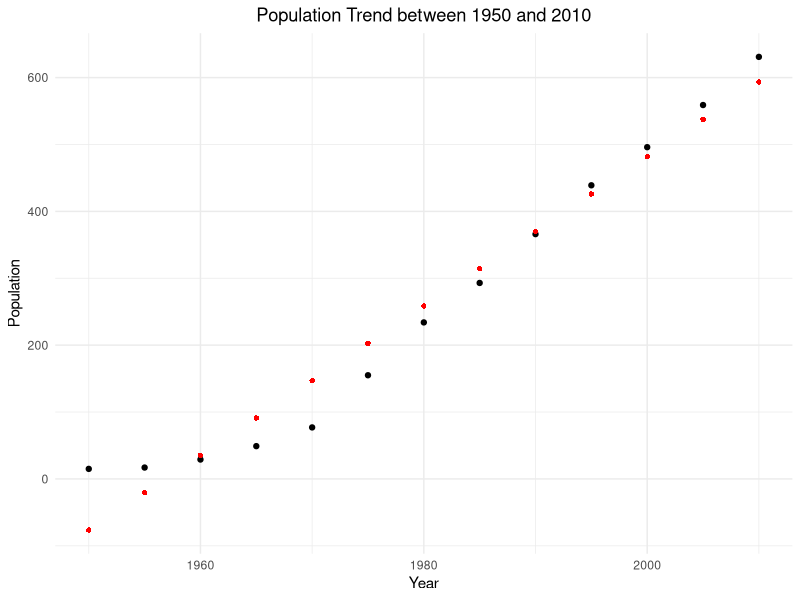
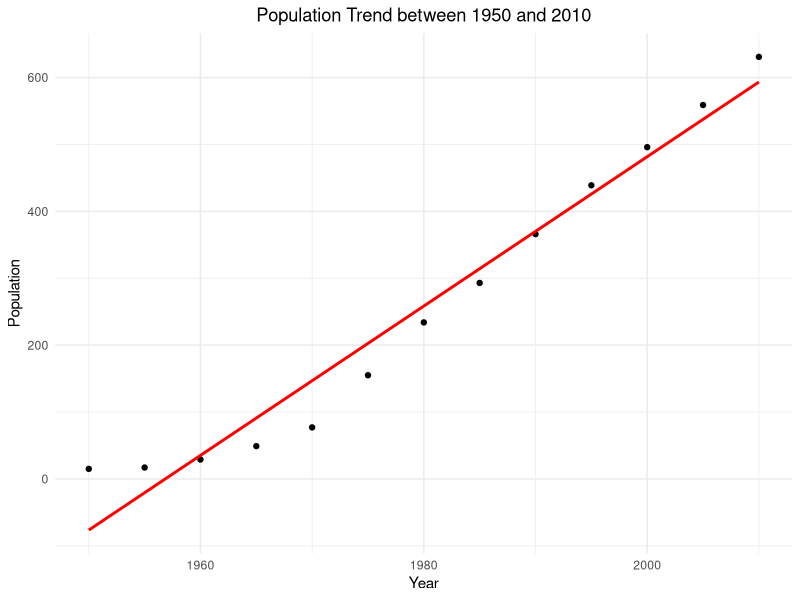

These figures' R source, in order:
library(tidyverse)

setwd("C:/Users/zyang/CPLN501/data")
pop <- read.csv("cpln501_module2_central_africa_pop.csv")

plot1 <-ggplot(pop, aes(x = Year, y = Libreville)) +
  geom_point() +
  theme_minimal() +
  labs(title = "Population Trend between 1950 and 2010",
       x = "Year",
       y = "Population") +
  theme(plot.title = element_text(hjust = 0.5))

lbv <- lm(Libreville ~ Year, data = pop)
summary(lbv)

#Access the actual values
lbv$coefficients[1] #intercept
lbv$coefficients[2] #coef for year
lbv$coefficients[1] + lbv$coefficients[2]*2000

predict(lbv)

plot1+ geom_point(aes(y = predict(lbv)), col = "red", pch = 16)

ggplot(pop, aes(x = Year, y = Libreville)) +
  geom_point() +
  geom_smooth(method = "lm", se = FALSE, color = "red") +
  theme_minimal() +
  labs(title = "Population Trend between 1950 and 2010",
       x = "Year",
       y = "Population") +
  theme(plot.title = element_text(hjust = 0.5))


# Lecture Note #####
# variable in linear trend:
# 1. use more recent data
# 2. use historical data

########Dealing with non-linearity########
# Curve model
# y= a + b1x + b2x^2
# prediction = a + b1*year^2+b2*year
# Variation for curve model
# add more curves by adding higher power terms

#Lag model ######
# y= b0 + b1* pop 5 years + b2*year
#COEF for pop 5 years ago, on average, each additional unit in the 
#population 5years prior to the predicted year corresponds to 0.67 units 
#in the predicted year.
